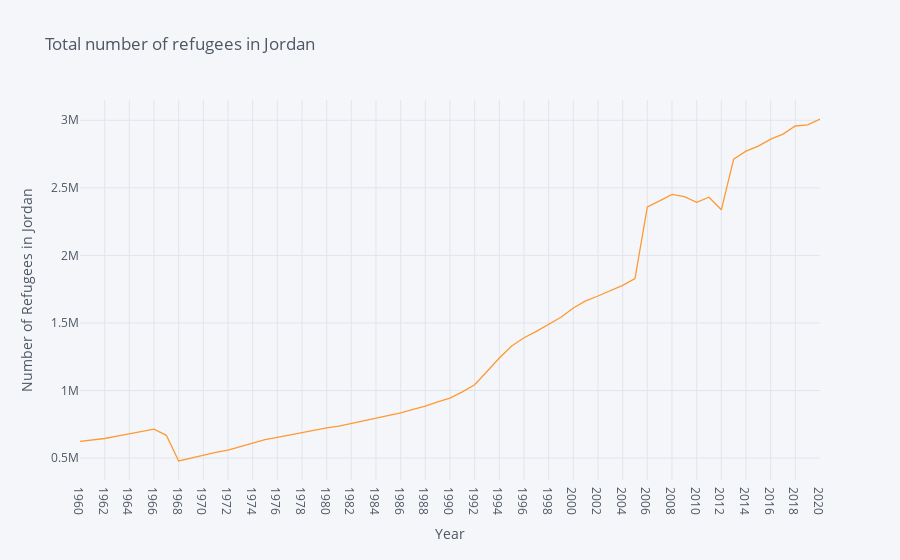

Notebook cell for this chart:
### Code cell
jordan_refugees["Refugee population by country or territory of asylum"].iplot(title = 'Total number of refugees in Jordan', xTitle = 'Year', yTitle = 'Number of Refugees in Jordan')

### Figure 1 — Plotly figure (JSON) as saved in the notebook; plotly's stock layout.template omitted (floating-point values rounded to 4 significant figures)
{"data": [{"line": {"color": "rgba(255, 153, 51, 1.0)", "dash": "solid", "shape": "linear", "width": 1.3}, "mode": "lines", "name": "Refugee population by country or territory of asylum", "text": "", "type": "scatter", "x": ["1960", "1961", "1962", "1963", "1964", "1965", "1966", "1967", "1968", "1969", "1970", "1971", "1972", "1973", "1974", "1975", "1976", "1977", "1978", "1979", "1980", "1981", "1982", "1983", "1984", "1985", "1986", "1987", "1988", "1989", "1990", "1991", "1992", "1993", "1994", "1995", "1996", "1997", "1998", "1999", "2000", "2001", "2002", "2003", "2004", "2005", "2006", "2007", "2008", "2009", "2010", "2011", "2012", "2013", "2014", "2015", "2016", "2017", "2018", "2019", "2020"], "y": [623660, 633197, 644940, 662525, 678985, 697658, 714763, 668453, 478369, 499460, 520997, 542599, 558021, 582400, 607430, 636778, 653708, 672301, 690378, 706745, 723611, 737000, 756587, 771284, 790830, 811660, 834271, 859689, 884040, 916143, 944459, 989647, 1042393, 1140664, 1240385, 1329466, 1390473, 1438102, 1488225, 1542413, 1610630, 1663289, 1699469, 1741365, 1777765, 1828839, 2358587, 2403763, 2452009, 2434485, 2393339, 2430580, 2337341, 2712877, 2771492, 2808343, 2860679, 2897751, 2957877, 2966079, 3009517]}], "layout": {"legend": {"bgcolor": "#F5F6F9", "font": {"color": "#4D5663"}}, "paper_bgcolor": "#F5F6F9", "plot_bgcolor": "#F5F6F9", "title": {"font": {"color": "#4D5663"}, "text": "Total number of refugees in Jordan"}, "xaxis": {"gridcolor": "#E1E5ED", "showgrid": true, "tickfont": {"color": "#4D5663"}, "title": {"font": {"color": "#4D5663"}, "text": "Year"}, "zerolinecolor": "#E1E5ED"}, "yaxis": {"gridcolor": "#E1E5ED", "showgrid": true, "tickfont": {"color": "#4D5663"}, "title": {"font": {"color": "#4D5663"}, "text": "Number of Refugees in Jordan"}, "zerolinecolor": "#E1E5ED"}}}
